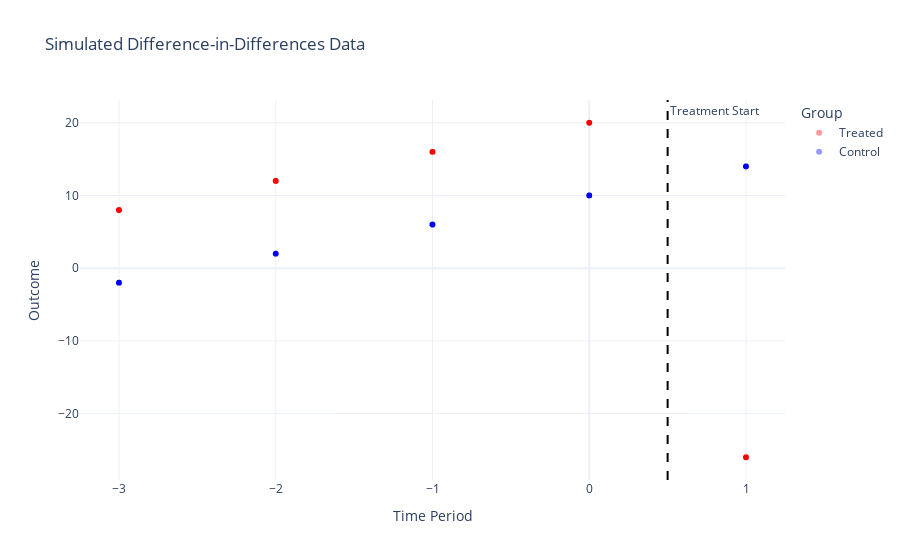

Write notebook code for a chart like this one.
### Code cell
panel_plot(df)

### Figure 1 — Plotly figure (JSON) as saved in the notebook; plotly's stock layout.template omitted (floating-point values rounded to 4 significant figures; data arrays with more than 128 entries replaced by an {"elided": "..."} marker saying what was removed)
{"data": [{"hovertemplate": "Group=Treated<br>Time Period=%{x}<br>Outcome=%{y}<extra></extra>", "legendgroup": "Treated", "marker": {"color": "red", "opacity": 0.4, "symbol": "circle"}, "mode": "markers", "name": "Treated", "showlegend": true, "type": "scattergl", "x": {"elided": "1250 int values"}, "xaxis": "x", "y": {"elided": "1250 int values"}, "yaxis": "y"}, {"hovertemplate": "Group=Control<br>Time Period=%{x}<br>Outcome=%{y}<extra></extra>", "legendgroup": "Control", "marker": {"color": "blue", "opacity": 0.4, "symbol": "circle"}, "mode": "markers", "name": "Control", "showlegend": true, "type": "scattergl", "x": {"elided": "1250 int values"}, "xaxis": "x", "y": {"elided": "1250 int values"}, "yaxis": "y"}], "layout": {"annotations": [{"showarrow": false, "text": "Treatment Start", "x": 0.5, "xanchor": "left", "xref": "x", "y": 1, "yanchor": "top", "yref": "y domain"}], "legend": {"title": {"text": "Group"}, "tracegroupgap": 0}, "shapes": [{"line": {"color": "black", "dash": "dash"}, "type": "line", "x0": 0.5, "x1": 0.5, "xref": "x", "y0": 0, "y1": 1, "yref": "y domain"}], "title": {"text": "Simulated Difference-in-Differences Data"}, "xaxis": {"anchor": "y", "domain": [0, 1], "tickvals": [-3, -2, -1, 0, 1], "title": {"text": "Time Period"}}, "yaxis": {"anchor": "x", "domain": [0, 1], "title": {"text": "Outcome"}}}}
